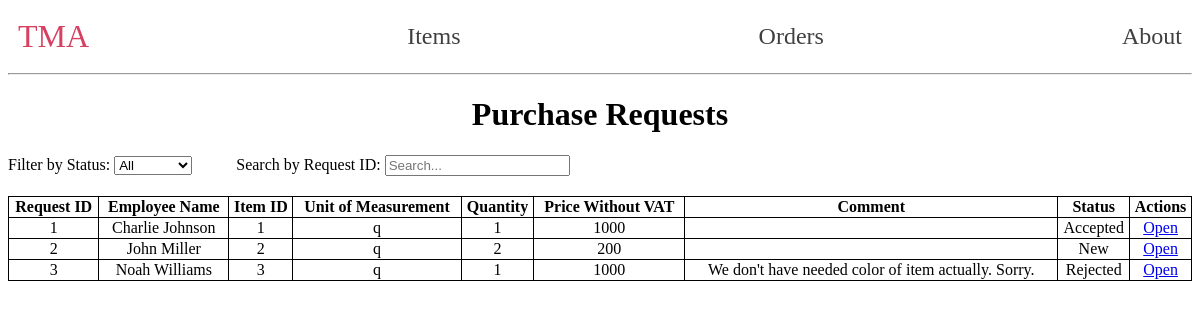
/orders/, run on an earlier commit of the app's database.
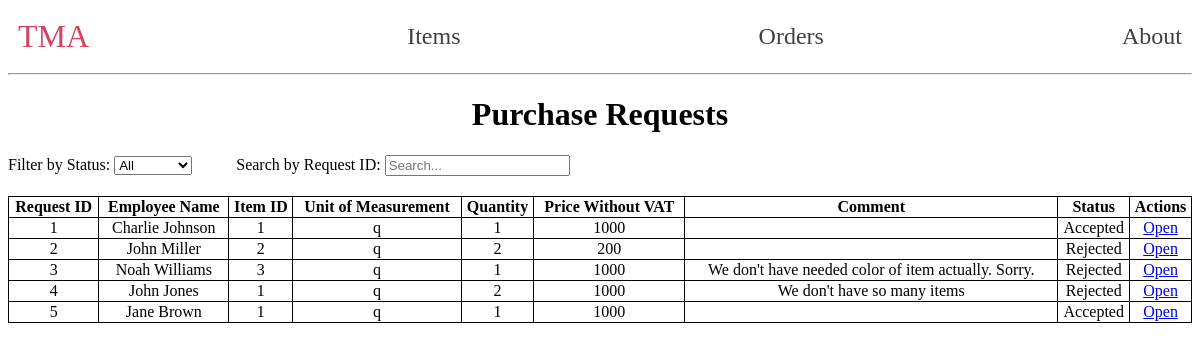
And on a later commit of the database.
### tables this page shows
CREATE TABLE TMARequests (
    RequestID INTEGER PRIMARY KEY,
    EmployeeName VARCHAR(255) NOT NULL,
    ItemID INTEGER NOT NULL,
    UnitOfMeasurement VARCHAR(255) NOT NULL,
    Quantity INTEGER NOT NULL,
    PriceWithoutVAT DECIMAL(10, 2) NOT NULL,
    Comment TEXT,
    Status VARCHAR(255) DEFAULT 'New',
    FOREIGN KEY (ItemID) REFERENCES Items(ItemID)
);

### app/routes/requests.py (the view)
@requests_bp.route('/orders/')
def list_orders():
    conn = get_db_connection()
    requests = conn.execute('SELECT * FROM TMARequests').fetchall()
    conn.close()
    return render_template('list_orders.html', requests=requests)

### app/utils.py (called while the page is built)
def get_db_connection():
    current_dir = os.path.dirname(os.path.abspath(__file__))
    parent_dir = os.path.dirname(current_dir)
    db_path = os.path.join(parent_dir, 'db', 'database.db')
    conn = sqlite3.connect(db_path)
    conn.row_factory = sqlite3.Row
    return conn

### app/templates/list_orders.html (shortened to what this page needs)
{% extends 'base.html' %}
{% block content %}
    <h1 style="text-align: center;">Purchase Requests</h1>
    <div style="margin-bottom: 20px;">
        <label for="filter-select">Filter by Status:</label>
        <select id="filter-select" style="margin-right: 20px;">
            <option value="">All</option>
        </select>
        <label for="search-input" style="margin-left: 20px;">Search by Request ID:</label>
        <input type="text" id="search-input" onkeyup="searchFunction()" placeholder="Search..." style="margin-right: 20px;">
    </div>
    <table id="purchase-requests-table" style="border-collapse: collapse; width: 100%;">
        <thead>
            <tr style="text-align: center;">
                <th onclick="sortTable(0)" style="border: 1px solid black;">Request ID</th>
                <th onclick="sortTable(1)" style="border: 1px solid black;">Employee Name</th>
                <th onclick="sortTable(2)" style="border: 1px solid black;">Item ID</th>
                <th onclick="sortTable(3)" style="border: 1px solid black;">Unit of Measurement</th>
                <th onclick="sortTable(4)" style="border: 1px solid black;">Quantity</th>
                <th onclick="sortTable(5)" style="border: 1px solid black;">Price Without VAT</th>
                <th onclick="sortTable(6)" style="border: 1px solid black;">Comment</th>
                <th onclick="sortTable(7)" style="border: 1px solid black;">Status</th>
                <th style="border: 1px solid black;">Actions</th>
            </tr>
        </thead>
        <tbody>
            {% for request in requests %}
                <tr style="text-align: center;">
                    <td style="border: 1px solid black;">{{ request['RequestID'] }}</td>
                    <td style="border: 1px solid black;">{{ request['EmployeeName'] }}</td>
                    <td style="border: 1px solid black;">{{ request['ItemID'] }}</td>
                    <td style="border: 1px solid black;">{{ request['UnitOfMeasurement'] }}</td>
                    <td style="border: 1px solid black;">{{ request['Quantity'] }}</td>
                    <td style="border: 1px solid black;">{{ request['PriceWithoutVAT'] }}</td>
                    <td style="border: 1px solid black;">{{ request['Comment'] }}</td>
                    <td style="border: 1px solid black;">{{ request['Status'] }}</td>
                    <td style="border: 1px solid black;">
                        <a href="{{ url_for('routes.requests.view_purchase_request', request_id=request['RequestID']) }}">Open</a>
                    </td>
                </tr>
            {% endfor %}
        </tbody>
    </table>
{% endblock %}

### app/templates/base.html (shortened to what this page needs)
<!DOCTYPE html>
<html lang="en">
<head>
</head>
<body>
    <nav>
        <span class="logo">TMA</span>
        <a href="{{ url_for('routes.items.list_items') }}">Items</a>
        <a href="{{ url_for('routes.requests.list_orders') }}">Orders</a>
        <a href="{{ url_for('routes.general_bp.about') }}">About</a>
    </nav>
    <hr>
    <div class="content">
        {% block content %}{% endblock %}
    </div>
</body>
</html>

### app/templates/base.html (style rules this page uses)
nav { display: flex; align-items: center; justify-content: space-between; padding: 10px; }
.logo { font-size: 2em; color: #d64161; margin-right: 20px; }
nav a { color: #404040; font-size: 1.5em; text-decoration: none; }

What changed in the data, as far as the page shows it:
changed TMARequests "John Miller": Status "New" → "Rejected"
added TMARequests: RequestID "4", EmployeeName "John Jones", ItemID "1", UnitOfMeasurement "q", Quantity "2", PriceWithoutVAT "1000", Comment "We don't have so many items", Status "Rejected"
added TMARequests: RequestID "5", EmployeeName "Jane Brown", ItemID "1", UnitOfMeasurement "q", Quantity "1", PriceWithoutVAT "1000", Status "Accepted"
